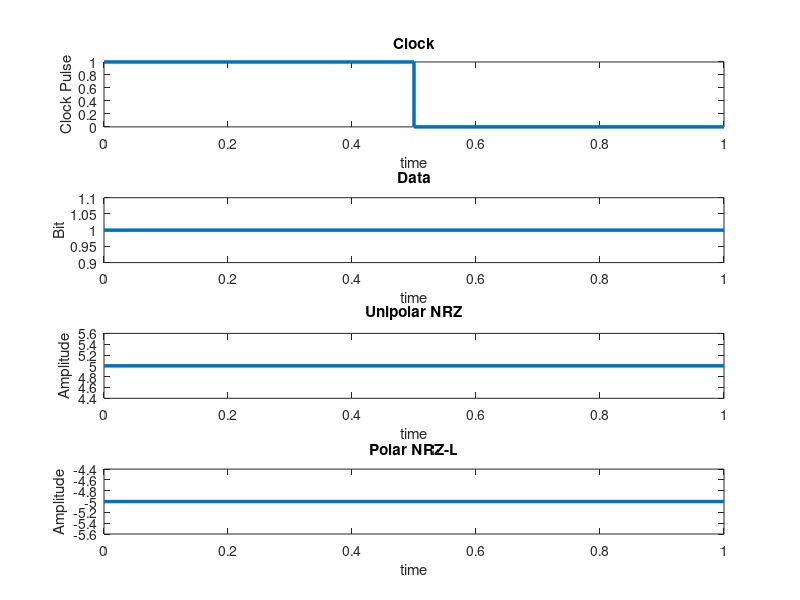
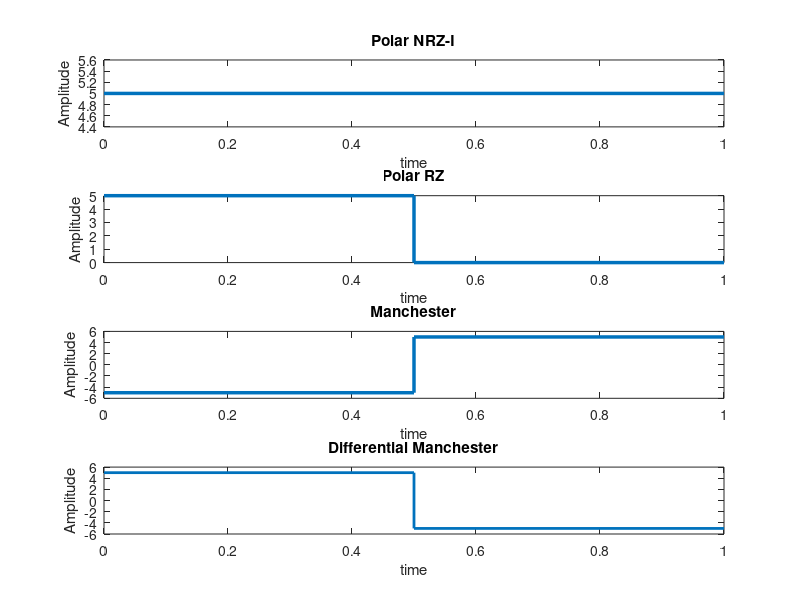
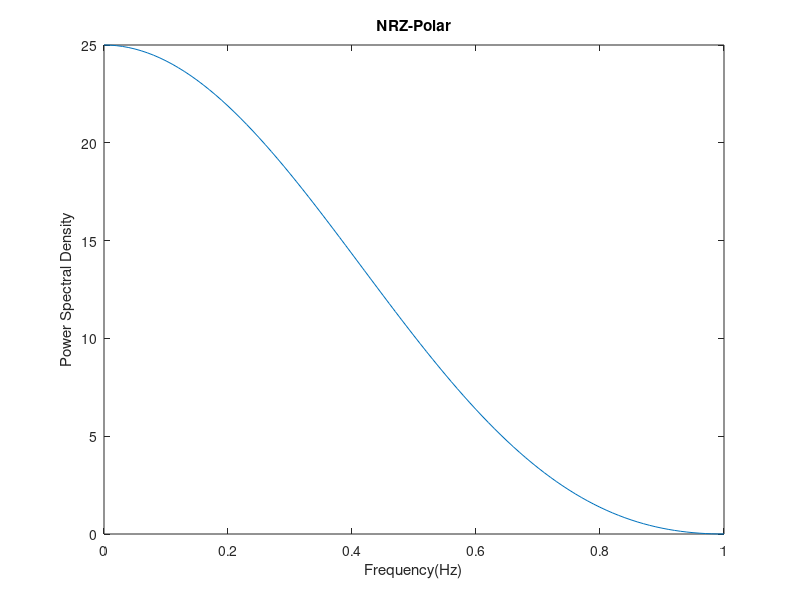
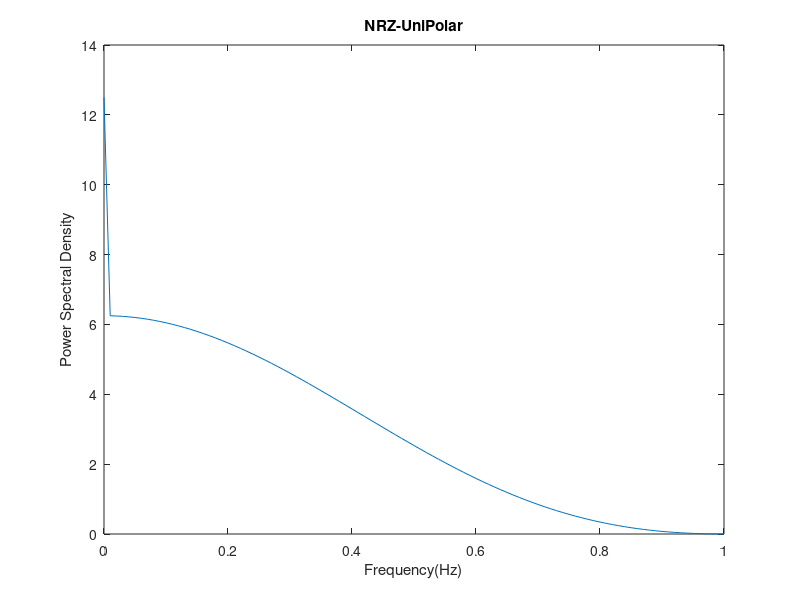

Reproduce these figures in MATLAB, in order.
clearvars; 
close all;
clc;

volt=5;
data = input('data vector: ')

n = length(data);
x = [];
unipolar = [];
nrzL = [];
nrzI = [];
polarRZ = [];
manchester=[];
diffmanch=[];
clk=[];
stream=[];


for i=1:n
    x=[x i-1 i-1+0.5 i-1+0.5 i];
    clk=[clk 1 1 0 0];
end

for i=1:n
    if(data(i)==0)
        stream=[stream 0 0 0 0];
    else
        stream=[stream 1 1 1 1];
    end
end

for i=1:n
    if(data(i)==0)
        unipolar=[unipolar 0 0 0 0];
    else
        unipolar=[unipolar volt volt volt volt];
    end
end

for i=1:n
    if(data(i)==0)
        nrzL=[nrzL volt volt volt volt];
    else
        nrzL=[nrzL -volt -volt -volt -volt];
    end
end

a=volt;
for i=1:n
    if(data(i)==1)
        nrzI=[nrzI -a -a -a -a];
    else
        nrzI=[nrzI a a a a];
    end
    a=nrzI(length(nrzI));
end

for i=1:n
    if(data(i)==0)
        polarRZ=[polarRZ -volt -volt 0 0];
    else
        polarRZ=[polarRZ volt volt 0 0];
    end
end

for i=1:n
    if(data(i)==0)
        manchester=[manchester volt volt -volt -volt];
    else
        manchester=[manchester -volt -volt volt volt];
    end
end

a=volt;
for i=1:n
    if(data(i)==0)
        diffmanch=[diffmanch -a -a a a];
    else
        diffmanch=[diffmanch a a -a -a];
    end
    a=diffmanch(length(diffmanch));
end


subplot(411);
plot(x,clk,'LineWidth',2.5); title('Clock'); xlabel('time'); ylabel('Clock Pulse');
subplot(412);
plot(x,stream,'LineWidth',2.5); xlabel('time'); ylabel('Bit'); title('Data');
subplot(413);
plot(x,unipolar,'LineWidth',2.5); title('Unipolar NRZ'); xlabel('time'); ylabel('Amplitude');
subplot(414);
plot(x,nrzL,'LineWidth',2.5); title('Polar NRZ-L'); xlabel('time'); ylabel('Amplitude');

figure;
subplot(411);
plot(x,nrzI,'LineWidth',2.5); title('Polar NRZ-I'); xlabel('time'); ylabel('Amplitude');
subplot(412);
plot(x,polarRZ,'LineWidth',2.5);title('Polar RZ');xlabel('time'); ylabel('Amplitude');
subplot(413);
plot(x,manchester,'LineWidth',2.5); title('Manchester'); xlabel('time'); ylabel('Amplitude');
subplot(414);
plot(x,diffmanch,'LineWidth',2); title('Differential Manchester'); xlabel('time'); ylabel('Amplitude');

f=0:0.01:1;
Tb=1;
a=volt;
x1=(sinc(f*Tb)).^2;
x2=x1*Tb*((a^2)/4);
x=x1*Tb*(a^2);
z=(f==0);
z1=((a^2)/4)*z;
x_2=x2+z1;
v=(sin(pi*f*Tb).^2);
x_3=x.*v;
vm=(sinc(f*Tb/2)).^2;
vm1=(sin(pi*f*Tb/2).^2);
x_4=(a^2)*Tb*vm.*vm1;
figure;
plot(f,x);
xlabel('Frequency(Hz)'); ylabel('Power Spectral Density'); title('NRZ-Polar');
figure;
plot(f,x_2);
xlabel('Frequency(Hz)'); ylabel('Power Spectral Density'); title('NRZ-UniPolar');
figure;
plot(f,x_3);
xlabel('Frequency(Hz)'); ylabel('Power Spectral Density'); title('NRZ-BiPolar');
figure;
plot(f,x_4);
xlabel('Frequency(Hz)');ylabel('Power Spectral Density');title('Manchester');
